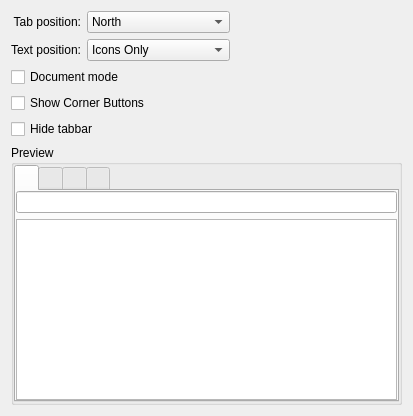
<?xml version="1.0" encoding="UTF-8"?>
<ui version="4.0">
 <class>TabDemoWidget</class>
 <widget class="QWidget" name="TabDemoWidget">
  <property name="geometry">
   <rect>
    <x>0</x>
    <y>0</y>
    <width>413</width>
    <height>416</height>
   </rect>
  </property>
  <layout class="QVBoxLayout" name="verticalLayout_5">
   <item>
    <layout class="QGridLayout" name="gridLayout">
     <item row="0" column="0">
      <widget class="QLabel" name="label">
       <property name="text">
        <string>Tab position:</string>
       </property>
       <property name="alignment">
        <set>Qt::AlignRight|Qt::AlignTrailing|Qt::AlignVCenter</set>
       </property>
       <property name="buddy">
        <cstring>tabPositionComboBox</cstring>
       </property>
      </widget>
     </item>
     <item row="0" column="1">
      <widget class="KComboBox" name="tabPositionComboBox">
       <item>
        <property name="text">
         <string>North</string>
        </property>
       </item>
       <item>
        <property name="text">
         <string>South</string>
        </property>
       </item>
       <item>
        <property name="text">
         <string>West</string>
        </property>
       </item>
       <item>
        <property name="text">
         <string>East</string>
        </property>
       </item>
      </widget>
     </item>
     <item row="0" column="2">
      <spacer name="horizontalSpacer">
       <property name="orientation">
        <enum>Qt::Horizontal</enum>
       </property>
       <property name="sizeHint" stdset="0">
        <size>
         <width>261</width>
         <height>20</height>
        </size>
       </property>
      </spacer>
     </item>
     <item row="1" column="0">
      <widget class="QLabel" name="label_2">
       <property name="text">
        <string>Text position:</string>
       </property>
       <property name="alignment">
        <set>Qt::AlignRight|Qt::AlignTrailing|Qt::AlignVCenter</set>
       </property>
       <property name="buddy">
        <cstring>textPositionComboBox</cstring>
       </property>
      </widget>
     </item>
     <item row="1" column="1">
      <widget class="KComboBox" name="textPositionComboBox">
       <item>
        <property name="text">
         <string>Icons Only</string>
        </property>
       </item>
       <item>
        <property name="text">
         <string>Text Only</string>
        </property>
       </item>
       <item>
        <property name="text">
         <string>Text Alongside Icons</string>
        </property>
       </item>
      </widget>
     </item>
    </layout>
   </item>
   <item>
    <widget class="QCheckBox" name="documentModeCheckBox">
     <property name="text">
      <string>Document mode</string>
     </property>
    </widget>
   </item>
   <item>
    <widget class="QCheckBox" name="cornerWidgetsCheckBox">
     <property name="text">
      <string>Show Corner Buttons</string>
     </property>
    </widget>
   </item>
   <item>
    <widget class="QCheckBox" name="tabBarVisibilityCheckBox">
     <property name="text">
      <string>Hide tabbar</string>
     </property>
    </widget>
   </item>
   <item>
    <widget class="QGroupBox" name="groupBox">
     <property name="title">
      <string>Preview</string>
     </property>
     <layout class="QVBoxLayout" name="verticalLayout_3">
      <property name="margin">
       <number>0</number>
      </property>
      <item>
       <widget class="Oxygen::TabWidget" name="tabWidget">
        <property name="tabPosition">
         <enum>QTabWidget::North</enum>
        </property>
        <property name="currentIndex">
         <number>0</number>
        </property>
        <property name="documentMode">
         <bool>false</bool>
        </property>
        <widget class="QWidget" name="tab">
         <attribute name="title">
          <string/>
         </attribute>
         <layout class="QVBoxLayout" name="verticalLayout">
          <property name="margin">
           <number>0</number>
          </property>
          <item>
           <widget class="KLineEdit" name="lineEdit_2">
            <property name="showClearButton" stdset="0">
             <bool>true</bool>
            </property>
           </widget>
          </item>
          <item>
           <widget class="KTextEdit" name="textEdit"/>
          </item>
         </layout>
        </widget>
        <widget class="QWidget" name="tab_3">
         <attribute name="title">
          <string/>
         </attribute>
        </widget>
        <widget class="QWidget" name="tab_4">
         <attribute name="title">
          <string/>
         </attribute>
         <layout class="QVBoxLayout" name="verticalLayout_4">
          <property name="margin">
           <number>0</number>
          </property>
          <item>
           <spacer name="verticalSpacer">
            <property name="orientation">
             <enum>Qt::Vertical</enum>
            </property>
            <property name="sizeHint" stdset="0">
             <size>
              <width>20</width>
              <height>40</height>
             </size>
            </property>
           </spacer>
          </item>
          <item>
           <widget class="KLineEdit" name="lineEdit">
            <property name="showClearButton" stdset="0">
             <bool>true</bool>
            </property>
           </widget>
          </item>
         </layout>
        </widget>
        <widget class="QWidget" name="tab_2">
         <attribute name="title">
          <string/>
         </attribute>
         <layout class="QVBoxLayout" name="verticalLayout_2">
          <property name="margin">
           <number>0</number>
          </property>
          <item>
           <widget class="KTextEdit" name="textEdit_2">
            <property name="frameShape">
             <enum>QFrame::NoFrame</enum>
            </property>
           </widget>
          </item>
         </layout>
        </widget>
       </widget>
      </item>
     </layout>
    </widget>
   </item>
  </layout>
 </widget>
 <customwidgets>
  <customwidget>
   <class>KLineEdit</class>
   <extends>QLineEdit</extends>
   <header>klineedit.h</header>
  </customwidget>
  <customwidget>
   <class>KComboBox</class>
   <extends>QComboBox</extends>
   <header>kcombobox.h</header>
  </customwidget>
  <customwidget>
   <class>KTabWidget</class>
   <extends>QTabWidget</extends>
   <header>ktabwidget.h</header>
   <container>1</container>
  </customwidget>
  <customwidget>
   <class>KTextEdit</class>
   <extends>QTextEdit</extends>
   <header>ktextedit.h</header>
  </customwidget>
  <customwidget>
   <class>Oxygen::TabWidget</class>
   <extends>KTabWidget</extends>
   <header>oxygentabwidget.h</header>
   <container>1</container>
  </customwidget>
 </customwidgets>
 <resources/>
 <connections/>
</ui>
